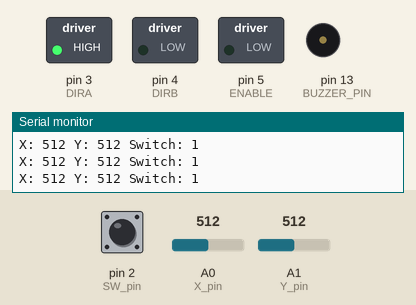
Recording of a sketch running on a simulated Arduino Uno, built with avr-gcc and run on an emulated ATmega328P. On the bench: switched loads named in the sketch (green lamp = pin HIGH), buzzer (waves = sounding), the last lines printed to the serial monitor. The test bench sets the inputs (shaded band); at power-on: A1 (Y_pin) = 512, pin 2 (SW_pin) HIGH, A0 (X_pin) = 512.

Above: at 1.2 s.
1.3 s: A1 (Y_pin) set to 528
At 2.5 s:
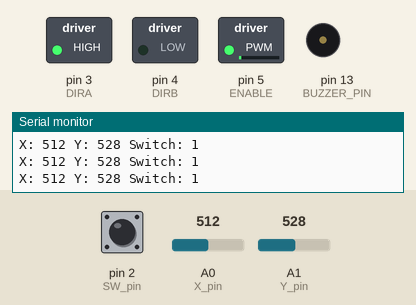
2.8 s: pin 2 (SW_pin) pulled LOW for 0.15 s
At 2.92 s:
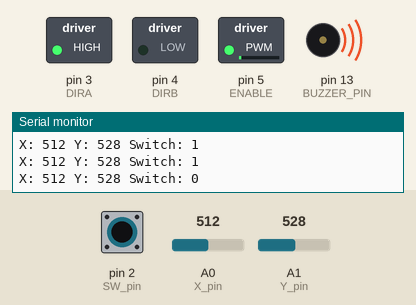
4.5 s: A1 (Y_pin) set to 0
At 5.7 s:
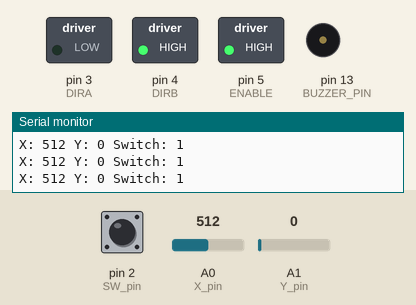
6.0 s: A1 (Y_pin) set to 306
At 6.3 s:
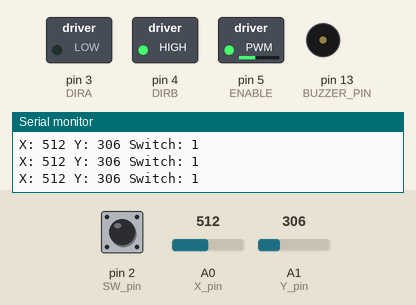
7.5 s: pin 2 (SW_pin) pulled LOW for 1 s
At 7.9 s:
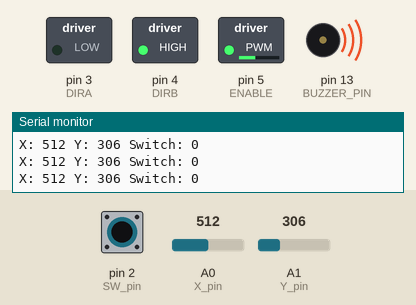
10.0 s: A1 (Y_pin) set to 716
At 10.6 s:
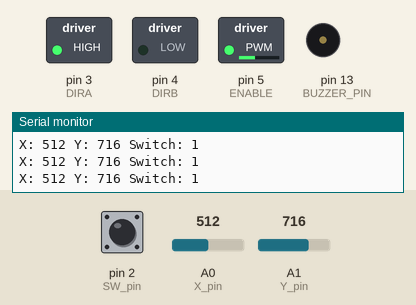
Timing chart, 0 to 12.5 s (numbered marks = the images above; inputs shaded):
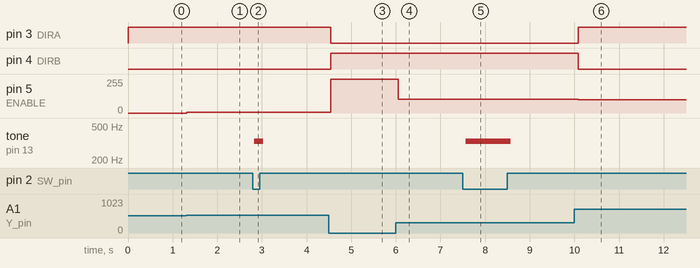

The sketch:

RC_motors.ino
```cpp
/************************
Control the DC motor using
the L293D chip and a Joystick with an elegoo UNO board
************************/

#include "pitches.h"

// Arduino pin numbers
const int SW_pin = 2; // digital pin connected to switch output
const int X_pin = A0; // analog pin connected to X output
const int Y_pin = A1; // analog pin connected to Y output

#define ENABLE 5  // Motor on / off
#define DIRA 3    // Motor direction 1
#define DIRB 4    // Motor direction 2
#define BUZZER_PIN 13 // Horn pin

void setup() {
  pinMode(SW_pin, INPUT);
  digitalWrite(SW_pin, HIGH);

  pinMode(ENABLE,OUTPUT);
  pinMode(DIRA,OUTPUT);
  pinMode(DIRB,OUTPUT);

  pinMode(BUZZER_PIN, OUTPUT);

  Serial.begin(9600);
}


void loop() {
  int xValue = analogRead(X_pin); // Read the X axis value
  int yValue = analogRead(Y_pin); // Read the Y axis value

  int motorSpeed = 0; // Initialize motor speed

  if (yValue > 510) { // Joystick pushed up
    motorSpeed = map(yValue, 512, 1023, 0, 255); // Map upper half range to motor speed
    digitalWrite(DIRA, HIGH);
    digitalWrite(DIRB, LOW);
  } else if (yValue < 518) { // Joystick pushed down
    motorSpeed = map(yValue, 511, 0, 0, 255); // Map lower half range to motor speed
    digitalWrite(DIRA, LOW);
    digitalWrite(DIRB, HIGH);
  } else { // Joystick centered
    motorSpeed = 0;
    digitalWrite(DIRA, LOW);
    digitalWrite(DIRB, LOW);
  }

  analogWrite(ENABLE, motorSpeed); // Set motor speed

  if (digitalRead(SW_pin)==1) { // Buzzer honk when switch is pressed
    noTone(BUZZER_PIN);
  } else {
    tone(BUZZER_PIN, NOTE_E4);
  }

  Serial.print("X: ");
  Serial.print(xValue);
  Serial.print(" Y: ");
  Serial.print(yValue);
  Serial.print(" Switch: ");
  Serial.println(digitalRead(SW_pin));

  delay(100); // Small delay for stability
}
```

pitches.h
```cpp
/*************************************************
 * Public Constants
 *************************************************/

#define NOTE_B0  31
#define NOTE_C1  33
#define NOTE_CS1 35
#define NOTE_D1  37
#define NOTE_DS1 39
#define NOTE_E1  41
#define NOTE_F1  44
#define NOTE_FS1 46
#define NOTE_G1  49
#define NOTE_GS1 52
#define NOTE_A1  55
#define NOTE_AS1 58
#define NOTE_B1  62
#define NOTE_C2  65
#define NOTE_CS2 69
#define NOTE_D2  73
#define NOTE_DS2 78
#define NOTE_E2  82
#define NOTE_F2  87
#define NOTE_FS2 93
#define NOTE_G2  98
#define NOTE_GS2 104
#define NOTE_A2  110
#define NOTE_AS2 117
#define NOTE_B2  123
#define NOTE_C3  131
#define NOTE_CS3 139
#define NOTE_D3  147
#define NOTE_DS3 156
#define NOTE_E3  165
#define NOTE_F3  175
#define NOTE_FS3 185
#define NOTE_G3  196
#define NOTE_GS3 208
#define NOTE_A3  220
#define NOTE_AS3 233
#define NOTE_B3  247
#define NOTE_C4  262
#define NOTE_CS4 277
#define NOTE_D4  294
#define NOTE_DS4 311
#define NOTE_E4  330
#define NOTE_F4  349
#define NOTE_FS4 370
#define NOTE_G4  392
#define NOTE_GS4 415
#define NOTE_A4  440
#define NOTE_AS4 466
#define NOTE_B4  494
#define NOTE_C5  523
#define NOTE_CS5 554
#define NOTE_D5  587
#define NOTE_DS5 622
#define NOTE_E5  659
#define NOTE_F5  698
#define NOTE_FS5 740
#define NOTE_G5  784
#define NOTE_GS5 831
#define NOTE_A5  880
#define NOTE_AS5 932
#define NOTE_B5  988
#define NOTE_C6  1047
#define NOTE_CS6 1109
#define NOTE_D6  1175
#define NOTE_DS6 1245
#define NOTE_E6  1319
#define NOTE_F6  1397
#define NOTE_FS6 1480
#define NOTE_G6  1568
#define NOTE_GS6 1661
#define NOTE_A6  1760
#define NOTE_AS6 1865
#define NOTE_B6  1976
#define NOTE_C7  2093
#define NOTE_CS7 2217
#define NOTE_D7  2349
#define NOTE_DS7 2489
#define NOTE_E7  2637
#define NOTE_F7  2794
#define NOTE_FS7 2960
#define NOTE_G7  3136
#define NOTE_GS7 3322
#define NOTE_A7  3520
#define NOTE_AS7 3729
#define NOTE_B7  3951
#define NOTE_C8  4186
#define NOTE_CS8 4435
#define NOTE_D8  4699
#define NOTE_DS8 4978
#define REST     0
```

Measured:
- after the input at 1.3 s, pin 5 (ENABLE): 0/255 → 7/255 at once
- after the input at 2.8 s, tone on pin 13 (BUZZER_PIN): silent → 330 Hz at once, → silent 0.20 s later
- after the input at 4.5 s, pin 3 (DIRA): HIGH → LOW at once; pin 4 (DIRB): LOW → HIGH at once; pin 5 (ENABLE): 7/255 → 255/255 at once
- after the input at 6.0 s, pin 5 (ENABLE): 255/255 → 102/255 after 0.05 s
- after the input at 7.5 s, tone on pin 13 (BUZZER_PIN): silent → 330 Hz after 0.06 s, → silent 1.0 s later
- after the input at 10.0 s, pin 3 (DIRA): LOW → HIGH after 0.08 s; pin 4 (DIRB): HIGH → LOW after 0.08 s; pin 5 (ENABLE): 102/255 → 101/255 after 0.08 s
